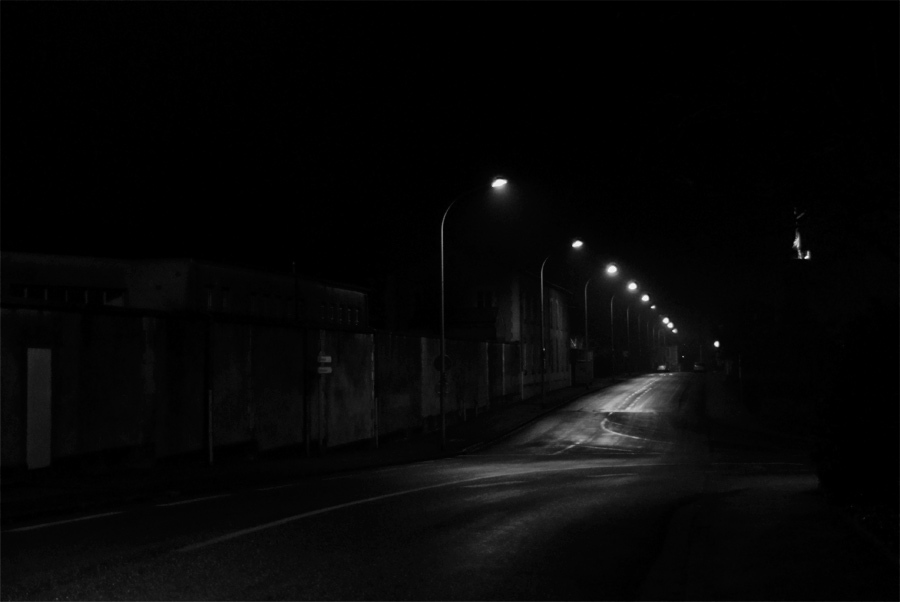
#> input picture imagesTP/rue.jpg, 900 x 602 px
$ python egalisation.py
#> lines starting #> are read from the running program, lines starting #| are printed output that depends on the picture
import cv2
import numpy as np
from matplotlib import pyplot as plt

def hist(im):
    h = np.zeros((256))
    for p in im.ravel():
        h[p] += 1
    return h


def densite(h):
    s = 0
    res = np.zeros_like(h)
    for i in range(len(h)):
        res[i] = s
        s += h[i]
    return res/s

def egaliser(im):
    d_im = densite(hist(im))
    im_eq = np.zeros_like(im)
    for i in range(im.shape[0]):
        for j in range(im.shape[1]):
            im_eq[i,j] = np.round(d_im[im[i, j]] * 255)
    return im_eq

# Charger l'image en couleur
image = cv2.imread('imagesTP/rue.jpg')
#> image is the input picture: shape (602, 900, 3); min 0, max 246, mean 6.9
image = cv2.cvtColor(image, cv2.COLOR_BGR2RGB)
histo_image = hist(image)
#> the loop in hist, `for p in im.ravel():` made 1625400 passes
#> p on passes 1 to 3: 30, 30, 30
#> after the loop in hist, `for p in im.ravel():`: h = 256 values, max 576546 at index 0, min 0 at index 191, mean 6349.2
#> histo_image has the same summary as h in hist
densite_image = densite(histo_image)
#> the loop in densite, `for i in range(len(h)):` made 256 passes
#> s on passes 1 to 3: 576546, 732558, 847656
#> after the loop in densite, `for i in range(len(h)):`: res = 256 values from 0 to 1625400; s = 1625400
#> densite_image = 256 values from 0 to 1
image_egalise = egaliser(image)
#> the loop in hist (call 2), `for p in im.ravel():` made 1625400 passes
#> the loop in densite (call 2), `for i in range(len(h)):` made 256 passes
#> after the loop in egaliser, `for i in range(im.shape[0]):`:
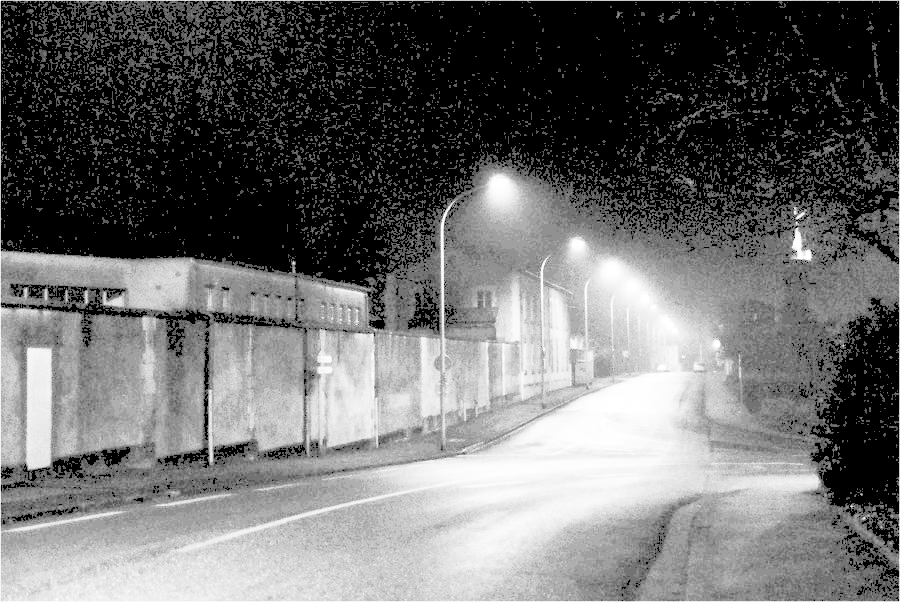
#> im_eq: shape (602, 900, 3); min 0, max 255, mean 107.7

plt.figure()
plt.imshow(image)
plt.axis("off")
plt.title("Image originale")

plt.figure()
plt.plot(histo_image)
plt.plot(hist(image_egalise))
plt.title("Histogramme image originale (bleu), image égalisée (orange)")

plt.figure()
plt.plot(densite_image)
plt.title("Densité image originale")

plt.figure()
plt.axis("off")
plt.imshow(image_egalise, cmap = "gray");
plt.title("Image égalisée")

plt.figure()
plt.plot(densite(hist(image_egalise)))
plt.title("Densité image égalisée")

plt.show()
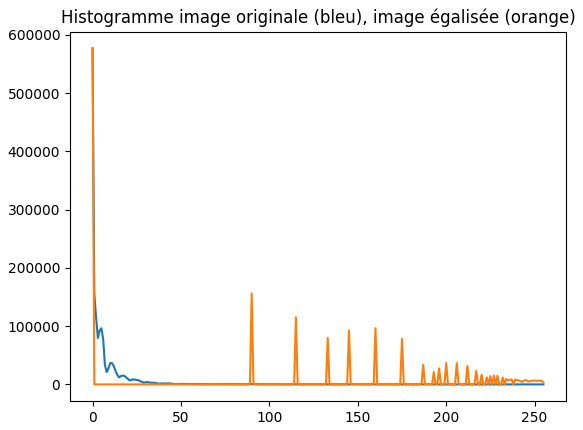
#> figure drawn by matplotlib, 1 panel; curve peaks at x = 0, y = 576546; curve peaks at x = 0, y = 576546
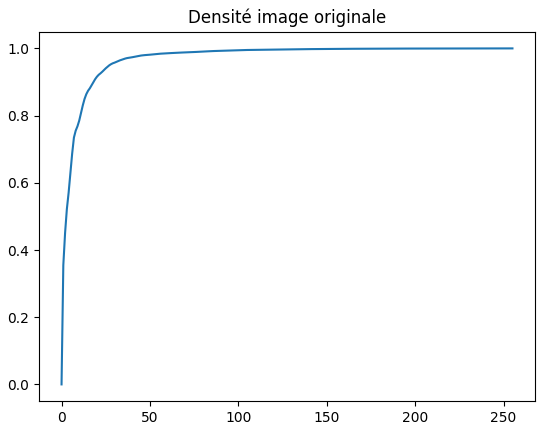
#> figure drawn by matplotlib, 1 panel; curve peaks at x = 247, y = 1
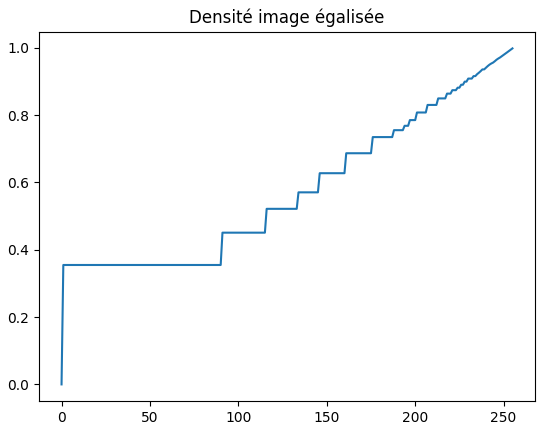
#> figure drawn by matplotlib, 1 panel; curve peaks at x = 255, y = 0.998
